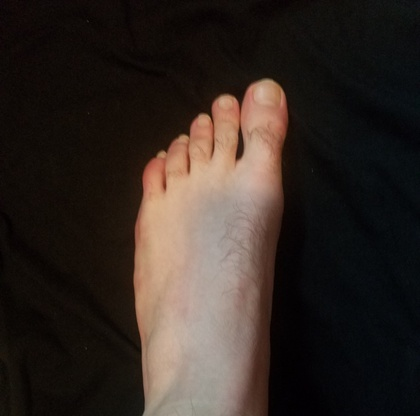
%> input picture Jones Fracture Scanner/top.jpg, 420 x 416 px, shrunk from 756 x 748 before the run
$ octave boundaries.m   (GNU Octave 9; MATLAB toolbox functions it lacks are replaced by stand-ins)
%> lines starting %> are read from the running program, lines starting %| are printed output that depends on the picture; in (x1, y1, x2, y2) boxes, pixels count from 0 and x2, y2 are one past the last pixel; in counts of white or black regions, pixels touching at a corner belong together; the program's own positions count from 1
### Jones Fracture Scanner/src/find_top_pixel.m
function [coord] = find_top_pixel(BW)
    dim = size(BW);
    for y = 1:dim(1)
        for x = 1:dim(2)
            if BW(y, x) == 1
                col = BW(y:y+3, x);
                if sum(col) == 3
                    coord = [y x];
                    return;
                end
            end
        end
    end
    coord = [0 0];
    return;

### Jones Fracture Scanner/src/find_bottom.m
function [ start, ended, col1, col2  ] = find_bottom( boundary, depth )
    dim = size(boundary);
    for x = 1:dim(1)
        if boundary(x, 1) == depth
            start = x; %% start of the bottom boundary is when it's y-value is == depth
            col2 = boundary(x, 2); %% get x-coordinate of start of boundary
            for y = start+1:dim(1)
                if boundary(y, 1) ~= depth
                    bound = boundary(y:y+5, 1);
                    if sum(bound) < (depth*5) - 20 %% if a point following a bottom boundary point has a y value != depth,
                                                    %%check the next 5 points. If they are significantly different from the depth, on average,
                                                    %%this is where the bottom boundary ends
                        ended = y;
                        col1 = boundary(y, 2);
                        return
                    end
                end

            end
        end
    end
    start = 0;
    ended = 0;
    return;
end

### Jones Fracture Scanner/src/get_toes.m
function [ toes ] = get_toes( boundary, colleft, colright, height )
%% Finds toes boundary, which we define from the top of the right toe to the left edge of the bottom boundary with y value greater than half of the height

    dim = size(boundary);
    toes = ones(0,2);
    thresh = height/2.2;
    for x = 1:dim(1)
        col = boundary(x, 2);
        row = boundary(x, 1);
        if col < colright && col > colleft && row < thresh
            newpoint = [row col];
            toes = [toes;newpoint];
        end
    end


end

### Jones Fracture Scanner/src/identify_toes.m
function [ fifthbottom, index ] = identify_toes( toes )
%% Finds the bottommost point in the toes boundary, which we assume is the gap to the right of the pinky toe

    dim = size(toes);
    maxrow = 0;
    col = 0;
    for x = 1:dim(1)
        if toes(x, 1) > maxrow
            maxrow = toes(x, 1);
            col = toes(x, 2);
            index = x;
            z = x;
        end
    end
    fifthbottom = [maxrow col];
    firstfourtoes = toes(z:end);
    return;

end

### Jones Fracture Scanner/src/next_toe.m
function [ bottom, remainingtoes, toe ] = next_toe( toes, prev )
%% Find the next gap between toes, given a boundary that runs along a certain number of toes and the y-value of the last gap

    dim = size(toes);
    thresh = prev * .60;
    for x = 30:dim(1)-10 %% the next gap between toes should happen more than 30 pixels to the right of the previous gap
        prevpoints = toes(x-10:x-1, :);
        nextpoints = toes(x+1:x+10, :);
        %%take the previous and next 10 points and average them around the
        %%point of interest
        prevavg = sum(prevpoints(:,1))/10.0;
        nextavg = sum(nextpoints(:,1))/10.0;
        if nextavg < toes(x, 1) && prevavg < toes(x, 1) && toes(x, 1) > thresh
            %%if the points before and after the point of interest are
            %%north of the point of interest and it is close to the y-value
            %%of the last gap, accept it as the next gap
            bottom = [toes(x,1), toes(x,2)];
            remainingtoes = toes(x+1:end, :); %%cut off the remaining toes to be processed
            toe = toes(1:x, :); %%cut off the toe that was just found
            return;
        end
    end
    toe = [];
    bottom = [];
    remainingtoes = [];
    return;
end

### Jones Fracture Scanner/src/find_top.m
function [ top ] = find_top( toe )
%% Find min y value (most north point) in each toe and take that as the top of the toe

    dim = size(toe);
    min = 10000;
    top = [];
    for x = 1:dim(1)
        if toe(x, 1) < min
            min = toe(x,1);
            top = toe(x, :);
        end
    end
    return;
end

### Jones Fracture Scanner/src/find_base_of_metatarsals.m
function [ bases ] = find_base_of_metatarsals( colleft, colright )
    diff = colright - colleft;
    spacing = round(diff/4.0);
    bases = [colleft + spacing colleft + spacing * 2 colleft + spacing * 3];
    return;
end

### Jones Fracture Scanner/src/find_jones.m
function [ jones ] = find_jones( basetoe, basefoot )
    distance = sqrt((basetoe(1) - basefoot(1))^2 + (basetoe(2) - basefoot(2))^2);
    angle = asind((basetoe(2)-basefoot(2))/distance);
    jonesdistance = 4.0 * distance/9.0; %% assume Jones fracture is 4/9 of the way up the metatarsal
    xoffset = jonesdistance * sin(deg2rad(angle));
    yoffset = jonesdistance * cos(deg2rad(angle));
    jones = [basefoot(1) - round(yoffset) basefoot(2) + round(xoffset)]; %% some trig gives us the point 4/9 of the way up the metatarsal
    return;

end

### Jones Fracture Scanner/src/boundaries.m
%% Read image and convert to black and white

I = imread('top.jpg');
%> I is the input picture: size 416x420x3 uint8; mean R, G, B 50.6, 41, 35.4
BW = im2bw(I);
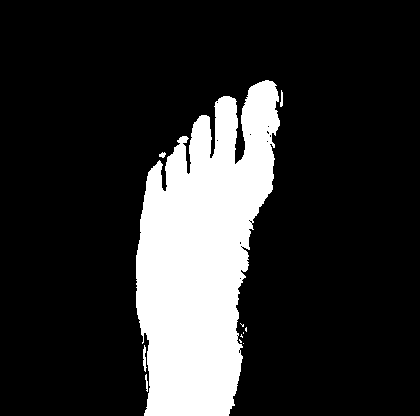
%> BW: size 416x420 logical; 18.1% white; 11 white regions (6 under 20 px), largest, box (x1, y1, x2, y2) and area: (136, 80, 280, 416) 31512, (143, 345, 147, 372) 64, (280, 90, 283, 107) 36, (145, 374, 148, 392) 32, (159, 152, 166, 158) 28
figure;
imshow(BW);
title('black and white');

%% Find top of foot and start boundary from there


top5 = find_top_pixel(BW); %% find northernmost pixel that is white to start boundary (only 1 object)
%> top5 = [85 276]
boundary = bwtraceboundary(BW,[top5(1), top5(2)],'SW');
%> boundary = 1257 rows, first 12: [85 276; 86 277; 86 276; 87 275; 88 276; 89 276; 90 277; 91 277; 92 278; 93 278; 94 278; 95 278]

figure;
imshow(I);
hold on;
plot(boundary(:, 2), boundary(:, 1),'g','LineWidth',3);
title('foot boundary');
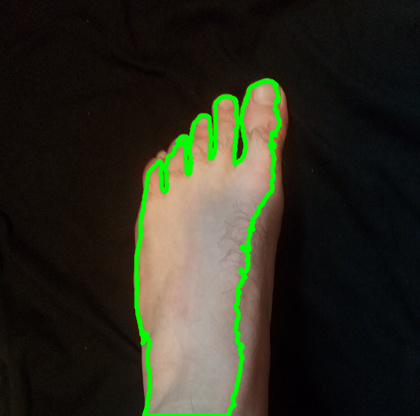
%> figure redrawn from the program's plot data; its title reads 'foot boundary'
hold off;

%% Find where foot meets the bottom of the image (the end of the metatarsals, the bone of interest)


dim = size(BW);
%> dim = [416 420]

[start, ended, colleft, colright] = find_bottom(boundary, dim(1)); %% find bottom of boundary where it is flat
%> in find_bottom, `dim = size(boundary);`: dim = [1257 2]
%> start = 395; ended = 550; colleft = 150; colright = 229

figure;
imshow(I);
hold on;
plot(boundary(start:ended, 2), boundary(start:ended, 1),'g','LineWidth',3);
title('bottom boundary');
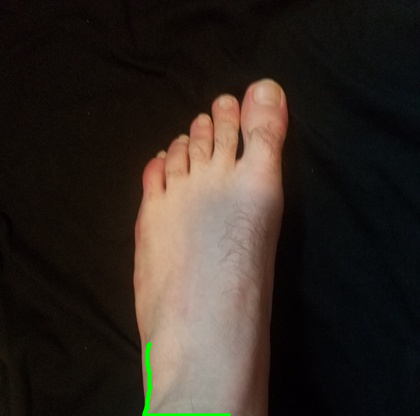
%> figure redrawn from the program's plot data; its title reads 'bottom boundary'
hold off;

%% Find the boundary points that lay along the toes


toes = get_toes(boundary, colleft, top5(2)-20, dim(1));
%> the loop in get_toes, `for x = 1:dim(1)` made 1257 passes
%> (col, row) on passes 1 to 3: (276, 85), (277, 86), (276, 86)
%> after the loop in get_toes, `for x = 1:dim(1)`: newpoint = [86 255]; toes = 483 rows, first 12: [171 151; 170 152; 169 152; 169 153; 168 154; 167 154; 167 155; 166 156; 165 157; 164 158; 163 158; 162 159]

figure;
imshow(I);
hold on;
plot(toes(:,2), toes(:,1),'g','LineWidth',3);
title('the toes');
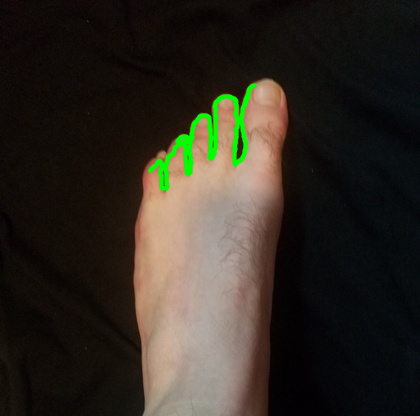
%> figure redrawn from the program's plot data; its title reads 'the toes'
hold off;

%% Segment out each of the middle three toes


[bottom, index] = identify_toes(toes); %% gives the lowest point in the toe boundary,
%> in identify_toes, `dim = size(toes);`: dim = [483 2]
%> the loop in identify_toes, `for x = 1:dim(1)` made 483 passes
%> col on passes 1, 24, 25, 26, 27, 28, 29, 30, 31, 32, 33, 34: 151, 161, 161, 161, 161, 162, 162, 162, 162, 162, 162, 162
%> in identify_toes, `fifthbottom = [maxrow col];`: fifthbottom = [189 163]
%> in identify_toes, `firstfourtoes = toes(z:end);`: firstfourtoes = 926 values, max 255 at index 926, min 86 at index 442, mean 173.9
%> bottom = [189 163]; index = 41
                                        %%which corresponds to the bottom of the gap between the pinky and ring toes
[bottom2, remainingtoes, toe2] = next_toe(toes(index:end, :), bottom(1)); %% get each next toe sequentially based on where the last one ended
%> in next_toe, `dim = size(toes);`: dim = [443 2]
%> in next_toe, `thresh = prev * .60;`: thresh = 113.4
%> the loop in next_toe, `for x = 30:dim(1)-10` made 74 passes
%> (prevavg, nextavg) on passes 1 to 12: (166.5, 156.4), (165.5, 155.6), (164.5, 154.8), (163.5, 154), (162.5, 153.2), (161.5, 152.3), (160.6, 151.5), (159.7, 150.7), (158.8, 149.8), (158, 149), (157.2, 148.2), (156.4, 147.4)
%> bottom2 = [172 187]; remainingtoes = 340 rows, first 12: [173 187; 174 188; 175 189; 174 190; 173 191; 172 191; 171 191; 170 191; 169 191; 168 191; 167 191; 166 191]; toe2 = 103 rows, first 12: [189 163; 189 167; 188 167; 187 168; 186 168; 185 167; 184 167; 183 167; 182 167; 181 167; 180 167; 179 167]
[bottom3, remainingtoes2, toe3] = next_toe(remainingtoes, bottom2(1));
%> the loop in next_toe (call 2), `for x = 30:dim(1)-10` made 82 passes
%> (prevavg, nextavg) on passes 1 to 12: (153.5, 142.5), (152.5, 141.5), (151.5, 140.5), (150.5, 139.5), (149.5, 138.5), (148.5, 137.5), (147.5, 136.5), (146.5, 135.5), (145.5, 134.5), (144.5, 133.5), (143.5, 132.5), (142.5, 131.5)
%> bottom3 = [157 210]; remainingtoes2 = 229 rows, first 12: [158 210; 159 211; 159 212; 158 213; 157 213; 156 214; 155 214; 154 215; 153 215; 152 215; 151 215; 150 215]; toe3 = 111 rows, first 12: [173 187; 174 188; 175 189; 174 190; 173 191; 172 191; 171 191; 170 191; 169 191; 168 191; 167 191; 166 191]
[bottom4, remainingtoes3, toe4] = next_toe(remainingtoes2, bottom3(1));
%> bottom4 = [163 235]; remainingtoes3 = 86 rows, first 12: [164 235; 165 236; 164 237; 163 238; 162 239; 161 240; 161 241; 160 242; 159 243; 158 243; 157 244; 156 244]; toe4 = 143 rows, first 12: [158 210; 159 211; 159 212; 158 213; 157 213; 156 214; 155 214; 154 215; 153 215; 152 215; 151 215; 150 215]

figure;
imshow(I);
hold on;
plot(toe2(:,2), toe2(:,1),'g','LineWidth',3);
title('toe 2');
%> figure, not shown here; its title reads 'toe 2'
hold off;

figure;
imshow(I);
hold on;
plot(toe3(:,2), toe3(:,1),'g','LineWidth',3);
title('toe 3');
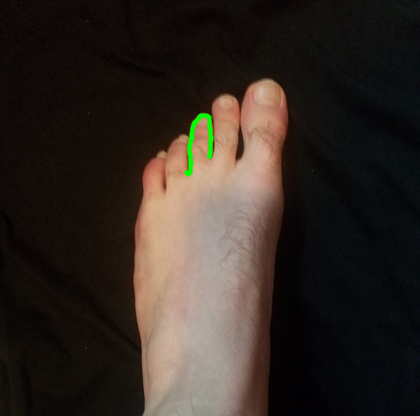
%> figure redrawn from the program's plot data; its title reads 'toe 3'
hold off;

figure;
imshow(I);
hold on;
plot(toe4(:,2), toe4(:,1),'g','LineWidth',3);
title('toe 4');
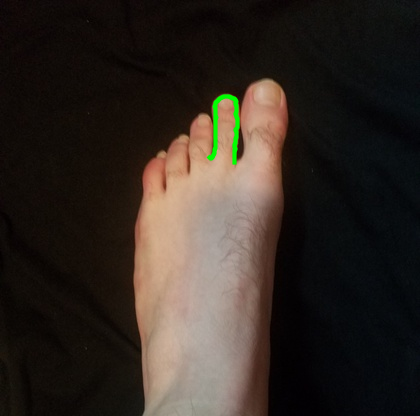
%> figure redrawn from the program's plot data; its title reads 'toe 4'
hold off;

%% Using the segmented toes, find the top of each


top1 = find_top(toes(1:index, :)); %searches for the lowest y value (top of image) in each segmented toe
%> in find_top, `dim = size(toe);`: dim = [41 2]
%> the loop in find_top, `for x = 1:dim(1)` made 41 passes
%> (min, top) on passes 1, 2, 3, 5, 6, 8, 9, 10, 11, 12, 13: (171, [171 151]), (170, [170 152]), (169, [169 152]), (168, [168 154]), (167, [167 154]), (166, [166 156]), (165, [165 157]), (164, [164 158]), (163, [163 158]), (162, [162 159]), (161, [161 160])
%> top1 = [161 160]
top2 = find_top(toe2);
%> the loop in find_top (call 2), `for x = 1:dim(1)` made 103 passes
%> (min, top) on passes 1, 3, 4, 5, 6, 7, 8, 9, 10, 11, 12, 13: (189, [189 163]), (188, [188 167]), (187, [187 168]), (186, [186 168]), (185, [185 167]), (184, [184 167]), (183, [183 167]), (182, [182 167]), (181, [181 167]), (180, [180 167]), (179, [179 167]), (178, [178 167])
%> min on pass 48: 146
top3 = find_top(toe3);
top4 = find_top(toe4);

%% Using the coordinates of the tops of toes and the gaps in between them, we can identify where the toe meets the foot
%%  (where the phalanges meet the metatarsals)


basetoe1 = [bottom(1) top1(2)]; %% the base of the big toe is directly below the top at the height of the gap between the big and adjacent toe
basetoe2 = [round((bottom(1) + bottom2(1))/2)  round((bottom(2) + bottom2(2))/2)]; %% the middle 3 toes get their bases from the midpoint of the gaps surrounding the toe
basetoe3 = [round((bottom2(1) + bottom3(1))/2)  round((bottom2(2) + bottom3(2))/2)];
basetoe4 = [round((bottom3(1) + bottom4(1))/2)  round((bottom3(2) + bottom4(2))/2)];
basetoe5 = [bottom4(1) top5(2)-20]; %% pinky toe is treated like the big toe

%% Find the location of the bottom of the metatarsals using the bottom boundary we found earlier


basefoot5 = [dim(1)-20, colright]; %% base of big and pinky metatarsals are based on the bottom of the foot boundary from earlier
basefoot1 = [dim(1)-20, colleft];

bases = find_base_of_metatarsals(colleft, colright); %% evenly spreads the three remaining metatarsals between the big and pinky metatarsals

basefoot2 = [dim(1)-20, bases(1)];
basefoot3 = [dim(1)-20, bases(2)];
basefoot4 = [dim(1)-20, bases(3)];

%% Plot the phalanges in red and the metatarsals in white


figure;
imshow(I);
hold on;

plot([top5(2) basetoe5(2)], [top5(1) basetoe5(1)],'r','LineWidth',3);
plot([top4(2) basetoe4(2)], [top4(1) basetoe4(1)],'r','LineWidth',3);
plot([top3(2) basetoe3(2)], [top3(1) basetoe3(1)],'r','LineWidth',3);
plot([top2(2) basetoe2(2)], [top2(1) basetoe2(1)],'r','LineWidth',3);
plot([top1(2) basetoe1(2)], [top1(1) basetoe1(1)],'r','LineWidth',3);

plot([basetoe1(2) basefoot1(2)], [basetoe1(1) basefoot1(1)],'w','LineWidth',3);
plot([basetoe2(2) basefoot2(2)], [basetoe2(1) basefoot2(1)],'w','LineWidth',3);
plot([basetoe3(2) basefoot3(2)], [basetoe3(1) basefoot3(1)],'w','LineWidth',3);
plot([basetoe4(2) basefoot4(2)], [basetoe4(1) basefoot4(1)],'w','LineWidth',3);
plot([basetoe5(2) basefoot5(2)], [basetoe5(1) basefoot5(1)],'w','LineWidth',3);

%% Using information about the outside metatarsal, find the Jones fracture and draw a yellow circle around it


jones = find_jones(basetoe1, basefoot1); %% uses pinky metatarsal data to find location of Jones fracture

th = 0:pi/50:2*pi;
xs = 20 * cos(th) + jones(2);
ys = 20 * sin(th) + jones(1);
plot(xs, ys, 'y','LineWidth',2);
title('bone structure(red/white) and Jones fracture location(yellow)');
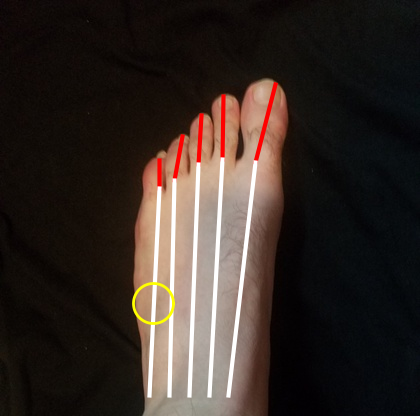
%> figure redrawn from the program's plot data; its title reads 'bone structure(red/white) and Jones fracture location(yellow)'
hold off;
